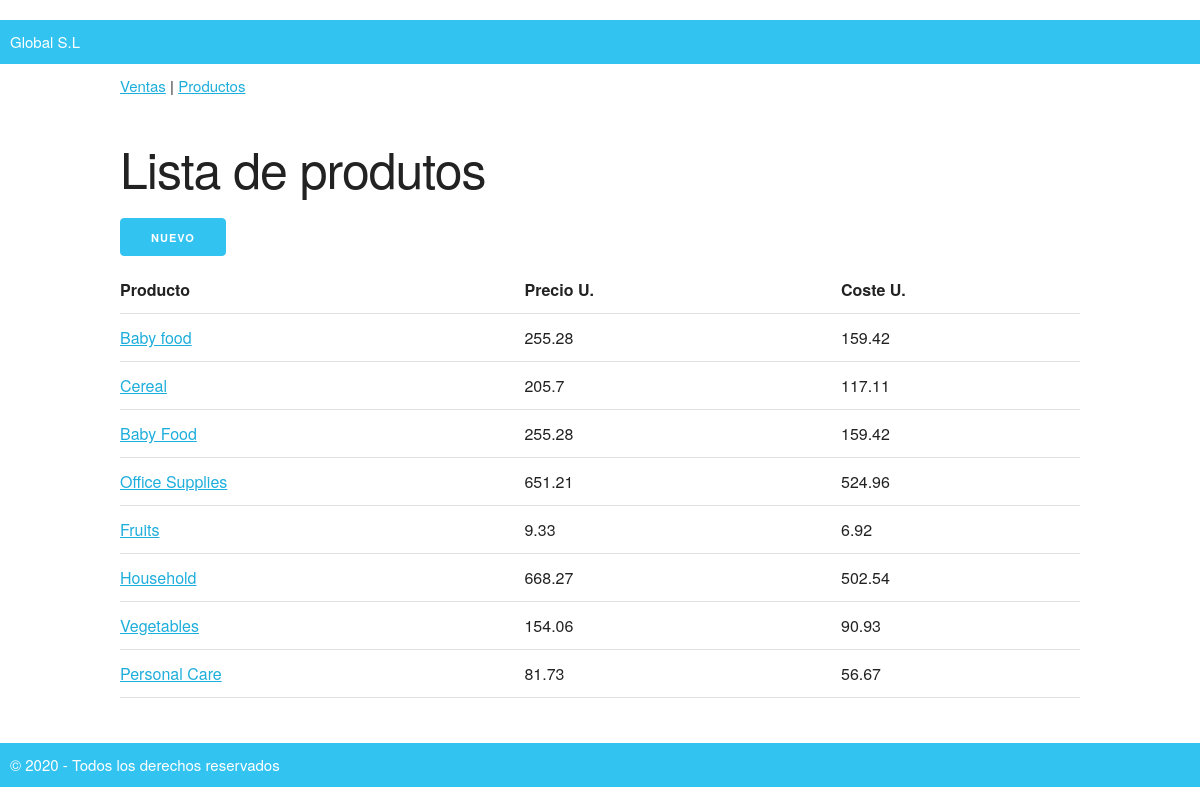
Before: /productos with the older database file.
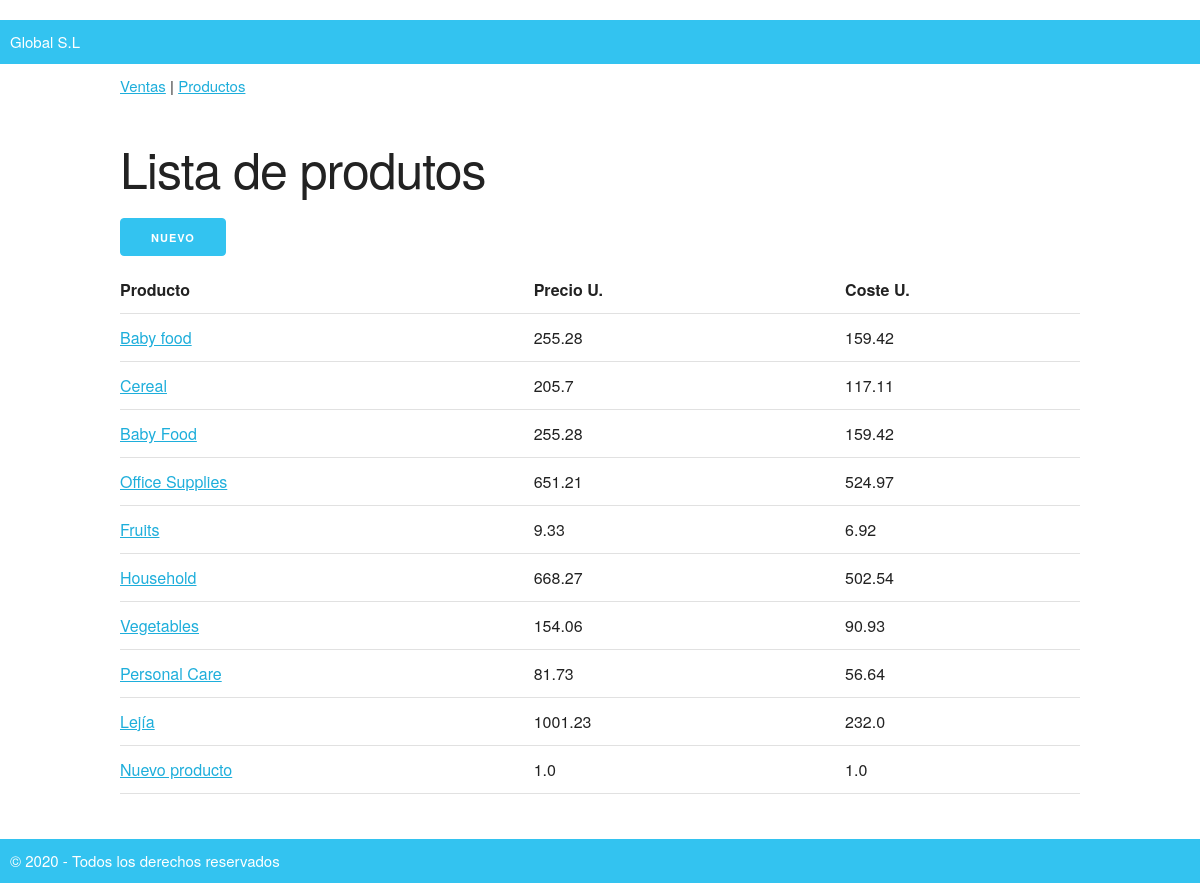
After: the same page with the newer database file.
### tables this page shows
CREATE TABLE "productos" (
	"id"	INTEGER PRIMARY KEY AUTOINCREMENT UNIQUE,
	"tipo_producto"	TEXT NOT NULL UNIQUE,
	"precio_unitario"	REAL NOT NULL,
	"coste_unitario"	REAL NOT NULL
);

### the_app/routes.py (the view)
@app.route("/productos")
def productos():
    conn = sqlite3.connect(app.config['BASE_DATOS'])
    cur = conn.cursor()
    query = "SELECT id,tipo_producto, precio_unitario, coste_unitario FROM productos;"
    productos = cur.execute(query).fetchall()
    conn.close()
    return render_template("productos.html",productos=productos)

### the_app/templates/productos.html (shortened to what this page needs)
{% extends "base.html"%}
{% block contenido%}
    <h1>Lista de produtos</h1>
    <a class="button button-primary" href="/addproducto">Nuevo</a>
    <table class="u-full-width">
        <tr>
            <th>Producto</th>
            <th>Precio U.</th>
            <th>Coste U.</th>
        </tr>
        {% for producto in productos %}
        <tr>
            <td class="producto"><a href="/modificaproducto?id={{producto[0]}}">{{producto[1]}}</a></td>
            <td>{{producto[2]}}</td>
            <td>{{producto[3]}}</td>
        </tr>
        {% endfor %}
    </table>
    {% endblock %}

### the_app/templates/base.html (shortened to what this page needs)
<html lang="en">
<head>
    <link rel="stylesheet" href="static/normalize.css">
    <link rel="stylesheet" href="static/skeleton.css">
    <link rel="stylesheet" href="static/styles.css">
</head>
<body>
    <header>
        Global S.L
    </header>
    <section class = "container">
        <div class= "menu">
        <a href="/">Ventas</a> | <a href="/productos">Productos</a>
    </div>
        {%block contenido%}{% endblock%}
    </section>
    <footer>
        &copy; 2020 - Todos los derechos reservados
    </footer>
</body>
</html>

### the_app/static/skeleton.css (style rules this page uses)
.container { position: relative; width: 100%; max-width: 960px; margin: 0 auto; padding: 0 20px; box-sizing: border-box; }
@media (min-width: 400px) { .container { width: 85%; padding: 0; } }
@media (min-width: 550px) { .container { width: 80%; } }
html { font-size: 62.5%; }
body { font-size: 1.5em; line-height: 1.6; font-weight: 400; font-family: "Raleway", "HelveticaNeue", "Helvetica Neue", Helvetica, Arial, sans-serif; color: #222; }
h1, h2, h3, h4, h5, h6 { margin-top: 0; margin-bottom: 2rem; font-weight: 300; }
h1 { font-size: 4.0rem; line-height: 1.2; letter-spacing: -.1rem; }
@media (min-width: 550px) { h1 { font-size: 5.0rem; } }
a { color: #1EAEDB; }
.button, button, input[type="submit"], input[type="reset"], input[type="button"] { display: inline-block; height: 38px; padding: 0 30px; color: #555; text-align: center; font-size: 11px; font-weight: 600; line-height: 38px; letter-spacing: .1rem; text-transform: uppercase; text-decoration: none; white-space: nowrap; background-color: transparent; border-radius: 4px; border: 1px solid #bbb; cursor: pointer; box-sizing: border-box; }
.button.button-primary, button.button-primary, input[type="submit"].button-primary, input[type="reset"].button-primary, input[type="button"].button-primary { color: #FFF; background-color: #33C3F0; border-color: #33C3F0; }
th, td { padding: 12px 15px; text-align: left; border-bottom: 1px solid #E1E1E1; }
th:first-child, td:first-child { padding-left: 0; }
th:last-child, td:last-child { padding-right: 0; }
button, .button { margin-bottom: 1rem; }
pre, blockquote, dl, figure, table, p, ul, ol, form { margin-bottom: 2.5rem; }
.u-full-width { width: 100%; box-sizing: border-box; }
.container:after, .row:after, .u-cf { content: ""; display: table; clear: both; }

### the_app/static/styles.css (style rules this page uses)
header, footer { padding: 10px; background-color:#33c3f0; color: white; }
header { margin-top:20px; }
footer { margin-top: 20px; }
.menu { padding-top: 10px; padding-bottom: 40px; }

Changed rows visible on the page:
changed productos "Office Supplies": coste_unitario "524.96" → "524.97"
changed productos "Personal Care": coste_unitario "56.67" → "56.64"
added productos: tipo_producto "Lejía", precio_unitario "1001.23", coste_unitario "232.0"
added productos: tipo_producto "Nuevo producto", precio_unitario "1.0", coste_unitario "1.0"
